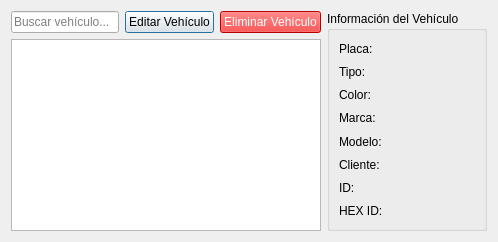
<?xml version="1.0" encoding="UTF-8"?>
<ui version="4.0">
 <class>VehicleListDialog</class>
 <widget class="QDialog" name="VehicleListDialog">
  <property name="windowTitle">
   <string>Lista de Vehículos</string>
  </property>
  <layout class="QHBoxLayout" name="mainLayout">
   
   <!-- Sección izquierda con la lista de vehículos -->
   <item>
    <layout class="QVBoxLayout" name="leftLayout">
     <item>
      <layout class="QHBoxLayout" name="topLayout">
       <item>
        <widget class="QLineEdit" name="searchLineEdit">
         <property name="placeholderText">
          <string>Buscar vehículo...</string>
         </property>
        </widget>
       </item>
       <item>
        <widget class="QPushButton" name="editVehicleButton">
         <property name="text">
          <string>Editar Vehículo</string>
         </property>
        </widget>
       </item>
       <item>
        <widget class="QPushButton" name="deleteVehicleButton">
         <property name="text">
          <string>Eliminar Vehículo</string>
         </property>
         <property name="styleSheet">
          <string>background-color: red; color: white;</string>
         </property>
        </widget>
       </item>
      </layout>
     </item>
     <item>
      <widget class="QListWidget" name="VehicleListWidget"/>
     </item>
    </layout>
   </item>
   
   <!-- Sección derecha con la información del vehículo -->
   <item>
    <widget class="QGroupBox" name="vehicleInfoGroupBox">
     <property name="title">
      <string>Información del Vehículo</string>
     </property>
     <layout class="QVBoxLayout" name="vehicleInfoLayout">
      <item>
       <widget class="QLabel" name="licensePlateLabel">
        <property name="text">
         <string>Placa: </string>
        </property>
       </widget>
      </item>
      <item>
       <widget class="QLabel" name="typeLabel">
        <property name="text">
         <string>Tipo: </string>
        </property>
       </widget>
      </item>
      <item>
       <widget class="QLabel" name="colorLabel">
        <property name="text">
         <string>Color: </string>
        </property>
       </widget>
      </item>
      <item>
       <widget class="QLabel" name="brandLabel">
        <property name="text">
         <string>Marca: </string>
        </property>
       </widget>
      </item>
      <item>
       <widget class="QLabel" name="modelLabel">
        <property name="text">
         <string>Modelo: </string>
        </property>
       </widget>
      </item>
      <item>
       <widget class="QLabel" name="clientInfoLabel">
        <property name="text">
         <string>Cliente: </string>
        </property>
       </widget>
      </item>
      <item>
       <widget class="QLabel" name="idLabel">
        <property name="text">
         <string>ID: </string>
        </property>
       </widget>
      </item>
      <item>
       <widget class="QLabel" name="hexIdLabel">
        <property name="text">
         <string>HEX ID: </string>
        </property>
       </widget>
      </item>
     </layout>
    </widget>
   </item>
   
  </layout>
 </widget>
 <resources/>
 <connections/>
</ui>
